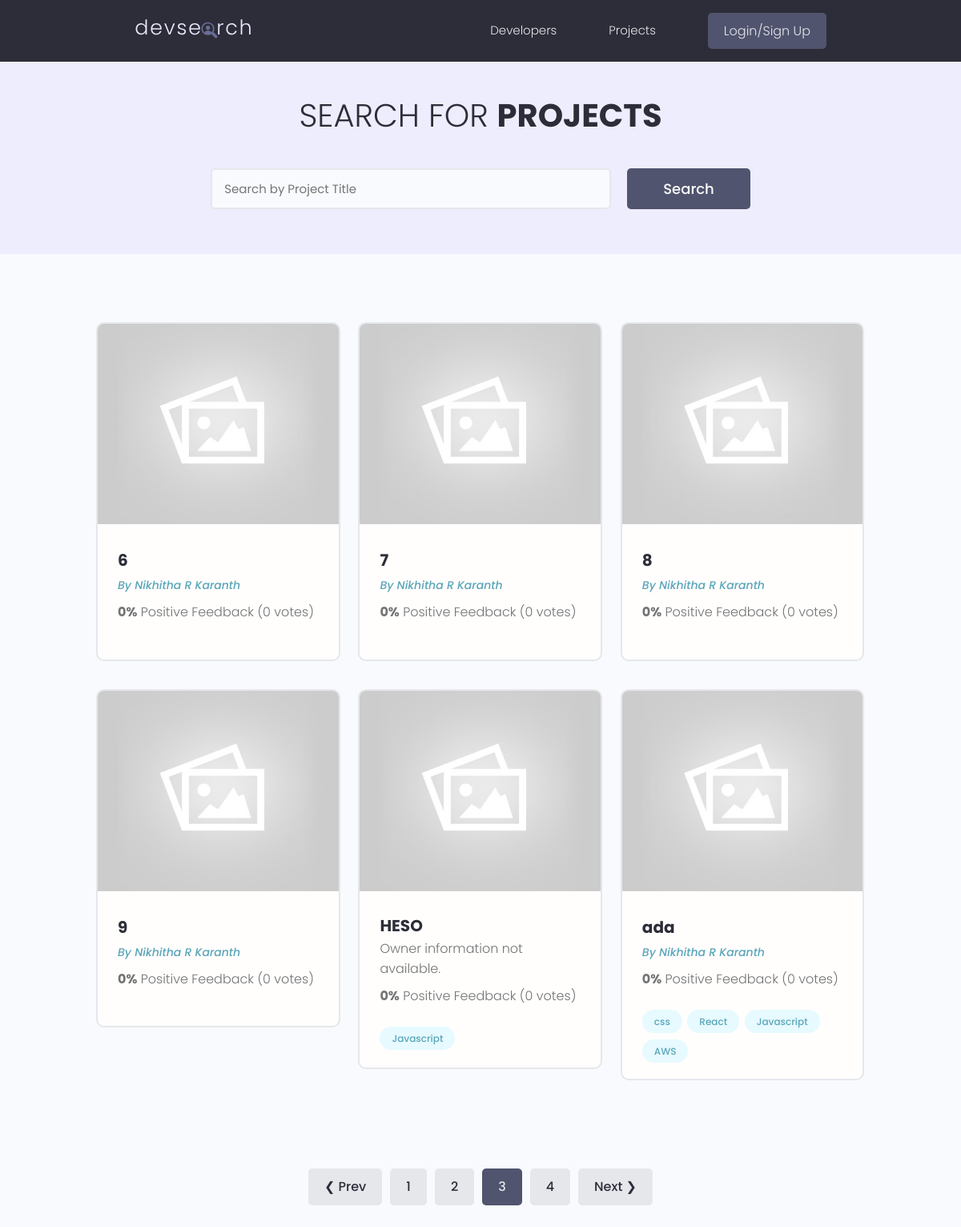
The page /projects/?page=3 on the database its author committed.
### projects/models.py (models this page shows, shortened)
class Project(models.Model):
    owner=models.ForeignKey(Profile,null=True,blank=True,on_delete=models.CASCADE)
    title=models.CharField(max_length=200)
    description=models.TextField(null=True,blank=True)
    featured_image=models.ImageField(null=True,blank=True,default="default.jpg")
    demo_link=models.CharField(max_length=2000,null=True,blank=True)
    source_link=models.CharField(max_length=2000,null=True,blank=True)
    tags=models.ManyToManyField('Tag',blank=True)
    vote_total=models.IntegerField(default=0,null=True,blank=True)
    vote_ratio=models.IntegerField(default=0,null=True,blank=True)
    created_at=models.DateTimeField(auto_now_add=True)
    id=models.UUIDField(default=uuid.uuid4,unique=True,primary_key=True,editable=False)    # django has default id generation for each instance created in a model, here we are overriding the id
    class Meta:
        ordering=['-vote_ratio','-vote_total','title']

class Tag(models.Model):
    name=models.CharField(max_length=200)
    created_at=models.DateTimeField(auto_now_add=True)
    id=models.UUIDField(default=uuid.uuid4,unique=True,primary_key=True,editable=False)
    def __str__(self):
        return self.name

### users/models.py (models this page shows, shortened)
class Profile(models.Model):
    user=models.OneToOneField(User, on_delete=models.CASCADE,null=True,blank=True)
    name=models.CharField(max_length=200,null=True,blank=True)
    email=models.EmailField(max_length=500,blank=True,null=True)
    username=models.CharField(max_length=200,null=True,blank=True)
    location=models.CharField(max_length=200,null=True,blank=True)
    short_intro=models.CharField(max_length=200,null=True,blank=True)
    bio=models.TextField(null=True,blank=True)
    profile_image=models.ImageField(null=True,blank=True,upload_to='profiles',default='profiles/user-default.png')
    social_github=models.CharField(max_length=200,null=True,blank=True)
    social_twitter=models.CharField(max_length=200,null=True,blank=True)
    social_linkedin=models.CharField(max_length=200,null=True,blank=True)
    social_youtube=models.CharField(max_length=200,null=True,blank=True)
    social_website=models.CharField(max_length=200,null=True,blank=True)
    created_at=models.DateTimeField(auto_now_add=True)
    id=models.UUIDField(default=uuid.uuid4,unique=True,primary_key=True,editable=False)

### projects/views.py (the view)
# urls.py: path('projects',views.getProjects),
def projects(request):
    projects, search_query = searchProjects(request)
    custom_range,projects=paginateProjects(request,projects,6)
    context={'projects':projects,'search_query':search_query,'custom_range':custom_range}
    return render(request,'projects/projects.html',context)

### projects/utils.py (called while the page is built)
def paginateProjects(request,projects,results):
    page=request.GET.get('page')
    paginator=Paginator(projects,results)
    try:
        projects=paginator.page(page)
    except PageNotAnInteger:
        page=1
        projects=paginator.page(page)
    except EmptyPage:
        page=paginator.num_pages    # if user goes out of index
        projects=paginator.page(page)
    leftIndex = (int(page)-4)
    if leftIndex < 1:
        leftIndex = 1
    rightIndex = (int(page) + 5)
    if rightIndex > paginator.num_pages:
        rightIndex = paginator.num_pages + 1
    custom_range=range(leftIndex,rightIndex)
    return custom_range,projects

def searchProjects(request):
    search_query = ''
    if request.GET.get('search_query'):
        search_query = request.GET.get('search_query')
    tags = Tag.objects.filter(name__icontains=search_query)
    projects = Project.objects.distinct().filter(
        Q(title__icontains=search_query) |
        Q(description__icontains=search_query) |
        Q(owner__name__icontains=search_query) |
        Q(tags__in=tags)
    )
    return projects, search_query

### projects/templates/projects/projects.html (shortened to what this page needs)
{% extends 'main.html' %}
{% block content %}
<main class="projects">
    <section class="hero-section text-center">
      <div class="container container--narrow">
        <div class="hero-section__box">
          <h2>Search for <span>Projects</span></h2>
        </div>
        <div class="hero-section__search">
          <form id='searchForm' class="form" action="{% url 'projects' %}" method="get">
            <div class="form__field">
              <input class="input input--text" id="formInput#search" type="text" name="search_query"
                value="{{search_query}}" placeholder="Search by Project Title" />
            </div>
            <input class="btn btn--sub btn--lg" type="submit" value="Search" />
          </form>
        </div>
      </div>
    </section>
    <section class="projectsList">
      <div class="container">
        <div class="grid grid--three">
        {% for project in projects %}
          <div class="column">
            <div class="card project">
              <a href="{% url 'projects' project.id %}" class="project">
                <img class="project__thumbnail" src="{{project.featured_image.url }}" alt="project thumbnail" />
                <div class="card__body">
                  <h3 class="project__title">{{project.title}}</h3>
                  {% if project.owner %}
                  <p><a class="project__author" href="{% url 'user-profile' project.owner.id %}">By {{project.owner.name}}</a></p>
                  {% else %}
                  <p>Owner information not available.</p>
                  {% endif %}
                  <p class="project--rating">
                    <span style="font-weight: bold;">{{project.vote_ratio}}%</span> Positive
                    Feedback ({{project.vote_total}} vote{{project.vote_total|pluralize:"s"}})
                  </p>
                  <div class="project__tags">
                    {% for tag in project.tags.all %}
                    <span class="tag tag--pill tag--main">
                      <small>{{tag}}</small>
                    </span>
                    {% endfor %}
                  </div>
                </div>
              </a>
            </div>
          </div>
          {% endfor %}
            </div>
          </div>
    </section>
{% include 'pagination.html' with queryset=projects custom_range=custom_range %}
  </main>
{% endblock content %}

### static/styles/app.css (style rules this page uses)
:root { --color-sub: #2d2d39; }
.btn--sub { background-color: var(--color-sub-light); }
.card { border: 2px solid var(--color-light); }
img { width: 100%; }
.hero-section { height: 40vh; display: flex; align-items: center; background-color: var(--color-sub); }
.hero-section__box { margin-bottom: 4rem; }
.hero-section__box > h2, .hero-section__box > h2 > span { font-size: 4rem; color: var(--color-light); line-height: 1.3; text-transform: uppercase; }
.hero-section__box > h2 { font-weight: 300; }
.hero-section__box > h2 > span { font-weight: 700; }
.hero-section__search > .form { display: flex; align-items: center; justify-content: center; gap: 2rem; }
.hero-section__search > .form input.input--text { width: 50rem; }
.project__author { font-size: 1.4rem; font-style: italic; }
.project--rating { margin-bottom: 1.6em; margin-top: .5em; }
.projects > .hero-section { background: var(--color-sub-lighter); height: 30vh; }
.projects .hero-section__box { margin-bottom: 2.5rem; }
.projects .hero-section__box > h2 { color: var(--color-sub); }
.projects .hero-section__box > h2 > span { font-weight: 700; color: var(--color-sub); }
.projectsList { margin-top: 8rem; }
.project__thumbnail { height: 25rem; object-fit: cover; object-position: top center; }
.project__title { font-size: 2rem; font-weight: 700; color: var(--color-sub); }

### static/uikit/styles/modules/_variables.css (style rules this page uses)
:root { --color-main: #5aa5b9; --color-main-light: #e6faff; --color-sub: #3f4156; --color-sub-light: #51546e; --color-sub-lighter: #ededfd; --color-text: #737373; --color-gray: #8b8b8b; --color-light: #e5e7eb; --color-light-gray: #767676; --color-bg: #f8fafd; --color-white: #fffefd; --color-white-light: #f3f3f3; --color-success: #359e64; --color-success-bg: #def8e8; --color-error: #fc4b0b; --color-error-bg: #fff2ee; --font-base: 'Poppins', arial, helvetica, 'Segoe UI', roboto, ubuntu, sans-serif; --font-monospace: 'Fira Code', 'Courier New', courier, monospace; --font-regular: 300; --font-medium: 500; --font-bold: 700; --generic-shadow: 1px 1px 5px #00000010; --generic-transition: all 0.3s ease-in-out; }

### static/uikit/styles/modules/_base.css (style rules this page uses)
* { margin: 0; padding: 0; box-sizing: border-box; text-rendering: optimizeLegibility; color: inherit; font-size: inherit; }
html { font-size: 50%; }
@media only screen and (min-width: 480px) { html { font-size: 56.25%; } }
@media only screen and (min-width: 1200px) { html { font-size: 62.5%; } }
body { line-height: 1.6; font-weight: 400; font-size: 1.5rem; color: var(--color-text); background-color: var(--color-bg); min-height: 100vh; }

### static/uikit/styles/modules/_typography.css (style rules this page uses)
* { font-family: var(--font-base); }
h2 { font-size: 3.6rem; font-weight: var(--font-bold); }
h3 { font-size: 3.2rem; font-weight: var(--font-medium); }
p, span, strong { font-size: 1.6rem; color: var(--color-text); font-weight: var(--font-regular); }
a { padding-bottom: 2px; text-decoration: none; display: inline-block; color: var(--color-main); font-weight: var(--font-medium); }

### static/uikit/styles/modules/_utilities.css (style rules this page uses)
.container { width: 92%; max-width: 165rem; margin: 0 auto; box-sizing: border-box; }
.container--narrow { width: 92%; max-width: 120rem; }
@media screen and (min-width: 1000px) { .container { width: 90%; } }
@media screen and (min-width: 1000px) { .container--narrow { width: 85%; } }
@media screen and (min-width: 1200px) { .container { width: 80%; } }
@media screen and (min-width: 1200px) { .container--narrow { width: 72%; } }
.text-center { text-align: center; }

### static/uikit/styles/modules/_button.css (style rules this page uses)
.btn { display: inline-block; position: relative; cursor: pointer; background-color: var(--color-light); font-weight: var(--font-medium); color: var(--color-sub); text-decoration: none; padding: 1rem 2rem; border-radius: 0.5rem; border: none; width: -webkit-fit-content; width: -moz-fit-content; width: fit-content; height: -webkit-fit-content; height: -moz-fit-content; height: fit-content; font-size: 1.6rem; outline-width: 0; outline-color: transparent; -webkit-backface-visibility: hidden; backface-visibility: hidden; transition: all 0.3s ease-in-out; }
.btn--sub { background-color: var(--color-sub); color: var(--color-white); }
.btn--lg { font-size: 1.8rem; padding: 1.2rem 4.5rem; }

### static/uikit/styles/modules/_card.css (style rules this page uses)
.card { border-radius: 1rem; background-color: var(--color-white); border: 1.5px solid var(--color-light); width: auto; height: auto; margin-top: 0.5rem; margin-bottom: 0.5rem; overflow: hidden; }
.card__body, .card__header { padding: 2rem 2.5rem; }

### rows shown on the page
Project: featured_image (placeholder picture), title "6", owner.name "Nikhitha R Karanth", vote_ratio "0", vote_total "0"
Project: featured_image (placeholder picture), title "7", owner.name "Nikhitha R Karanth", vote_ratio "0", vote_total "0"
Project: featured_image (placeholder picture), title "8", owner.name "Nikhitha R Karanth", vote_ratio "0", vote_total "0"
Project: featured_image (placeholder picture), title "9", owner.name "Nikhitha R Karanth", vote_ratio "0", vote_total "0"
Project: featured_image (placeholder picture), title "HESO", shows "Owner information not available.", vote_ratio "0", vote_total "0"
Tag: name "Javascript"
Project: featured_image (placeholder picture), title "ada", owner.name "Nikhitha R Karanth", vote_ratio "0", vote_total "0"
Tag: name "css"
Tag: name "React"
Tag: name "AWS"

### other values the page prints
{{ page }} "1" "2" "4"
{{ page }} "3"
